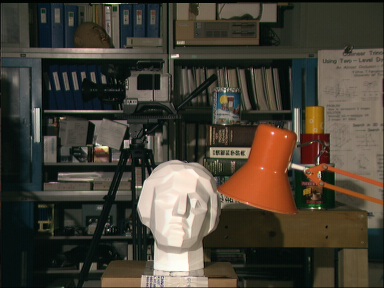
#> input picture depth_estimation/tsukuba-left.ppm, 384 x 288 px
$ python disparity_map.py
#> lines starting #> are read from the running program, lines starting #| are printed output that depends on the picture
import cv2
import numpy as np
from matplotlib import pyplot as plt
from numpy import linalg as LA


# Read,resize images. Returns image matrices
def read(left,right,width,height):
#> called with left = 'tsukuba-left.ppm', right = 'tsukuba-right.ppm', width = 75, height = 75
    img1 = cv2.imread(left,0)
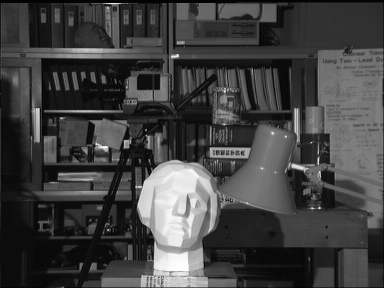
#> img1: shape (288, 384); min 0, max 254, mean 65.4
    img2 = cv2.imread(right,0)
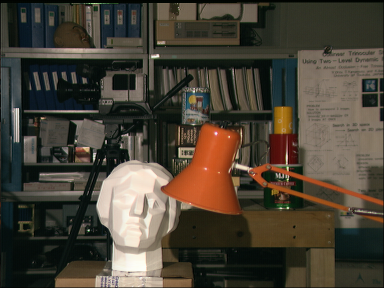
#> input picture depth_estimation/tsukuba-right.ppm, 384 x 288 px
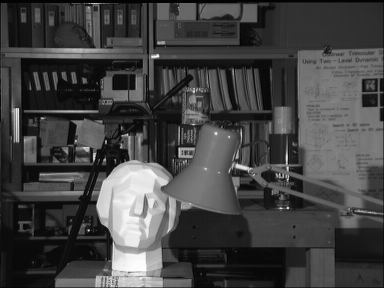
#> img2: shape (288, 384); min 0, max 254, mean 67.1
    img1 = cv2.resize(img1,(width,height))
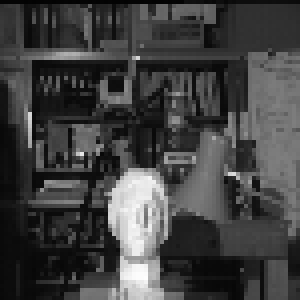
#> img1: shape (75, 75) (shown 4 times larger); min 3, max 254, mean 65.1
    img2 = cv2.resize(img2,(width,height))
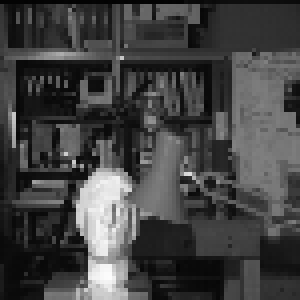
#> img2: shape (75, 75) (shown 4 times larger); min 3, max 252, mean 66.6
    return img1,img2

# SIFT-KNN based keypoint matcher. Returns high confidence corresponding keypoints from each stereo image
def getMatches(img1,img2):
    sift = cv2.xfeatures2d.SIFT_create()

    kp1, des1 = sift.detectAndCompute(img1,None)
#> kp1 = 76 keypoints; strongest (x, y, size): (34, 51, 10.5), (34, 69, 6.5), (28, 62, 3.7), (43, 30, 2.2)
    kp2, des2 = sift.detectAndCompute(img2,None)
#> kp2 = 76 keypoints; strongest (x, y, size): (26, 51, 10.7), (15, 14, 2), (18, 65, 6.5), (17, 52, 2.6)


    FLANN_INDEX_KDTREE = 0
    index_params = dict(algorithm = FLANN_INDEX_KDTREE, trees = 5)
    search_params = dict(checks=500)

    flann = cv2.FlannBasedMatcher(index_params,search_params)
    matches = flann.knnMatch(des1,des2,k=2)
#> matches = 76 matches

    good = []
    pts1 = []
    pts2 = []

    for i,(m,n) in enumerate(matches):
        if m.distance < 0.8*n.distance:
            good.append(m)
            pts2.append(kp2[m.trainIdx].pt)
            pts1.append(kp1[m.queryIdx].pt)
#> this loop made 76 passes
#> after the loop, good = 22 matches; pts1 = 22 items, first 6: (7.44, 10.36), (9.68, 16.62), (13.02, 20.98), (14.82, 48.08), (16.66, 24.55), (26.38, 41.92); pts2 = 22 items, first 6: (3.6, 10.04), (5.19, 16.15), (8.4, 21.12), (10.61, 48.26), (11.91, 24.4), (22.19, 40.14)

    return pts1,pts2

# Calculate fundamental matrix, and in turn, return epilines in second image corresponding to every set of coordinates in first image
def getEpilines(pts1,pts2,width,height):
    pts1 = np.int32(pts1)
    pts2 = np.int32(pts2)
    F, mask = cv2.findFundamentalMat(pts1,pts2,cv2.FM_LMEDS)

    pts = np.array([(i,j) for i in range(width) for j in range(height)])

    epilines = cv2.computeCorrespondEpilines(pts.reshape(-1,1,2), 2,F)
    epilines = epilines.reshape(-1,3)
    return epilines

# Calculates window-based cost function and minimizes the disparity between pixels. Returns minimum intensity disparity for each point on first image
def calcCost(img1,img2,i1,j1,j2,window_size,height):
    w_size = window_size/2
    min_intensity_disparity = 99999
    window1 = img1[i1-w_size:i1+1+w_size,j1-w_size:j1+1+w_size]
    for i2 in range(0+(window_size/2),height-(window_size/2)):
        window2 = img2[i2-w_size:i2+1+w_size,j2-w_size:j2+1+w_size]

        # Comment/Uncomment next 2 lines for changing cost function

        # intensity_disparity = np.sum(np.fabs(np.subtract(window2,window1)))
        intensity_disparity = LA.norm((np.subtract(window2,window1)),'fro')

        if intensity_disparity < min_intensity_disparity:
            min_intensity_disparity = intensity_disparity

    return min_intensity_disparity

# Prepare disparity map by minimizing cost function along the horizontal epiline
def prepDisparityMap(img1,img2,window_size,epilines,width,height):
    b_line=epilines[::,1]
    c_line=epilines[::,2]
    y = -c_line/b_line
    y = y.reshape((width,height))
    disparity_map=np.zeros_like(img1)

    for i in range(0+(window_size/2),width-(window_size/2)):
        for j in range(0+(window_size/2),height-(window_size/2)):
            if y[i][j] > height-(window_size/2)-1:
                y[i][j] = height-(window_size/2)-1
            elif y[i][j] < (window_size/2):
                y[i][j] = window_size/2
            rastor_search_line = int(round(y[i][j]))
            min_intensity_disparity = calcCost(img1.astype('int32'),img2.astype('int32'),i,j,rastor_search_line,window_size,height)
            disparity_map[i][j] = min_intensity_disparity
    return disparity_map


if __name__ == "__main__":

# Image reading parameters
    # -------------------------------------------------
    left = 'tsukuba-left.ppm'
    right = 'tsukuba-right.ppm'
    width,height = 75,75
    img1,img2 = read(left,right,width,height)

# Keypoint matching for fundamental matrix and epiline generation for all coordinates of image
    # -------------------------------------------------
    pts1,pts2 = getMatches(img1,img2)

    epilines = getEpilines(pts1,pts2,width,height)
#> in getEpilines, `pts1 = np.int32(pts1)`: pts1 = 22 rows, first 8: [7, 10], [9, 16], [13, 20], [14, 48], [16, 24], [26, 41], [26, 24], [26, 24]
#> in getEpilines, `pts2 = np.int32(pts2)`: pts2 = 22 rows, first 8: [3, 10], [5, 16], [8, 21], [10, 48], [11, 24], [22, 40], [21, 24], [21, 24]
#> (the run stopped early here; a loop or call above may not have finished)
